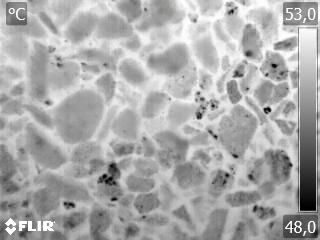
#> input picture img/103_E5R_0.jpg, 320 x 240 px, given in place of 104_E5R_0.jpg, which was not available
$ python canny.py
#> lines starting #> are read from the running program, lines starting #| are printed output that depends on the picture
### img_processing.py
'''Supporting functions for image preprocessng, data loading and labeling.'''

import glob

import matplotlib.pyplot as plt
import natsort
import numpy as np
from PIL import Image
import pytesseract
from skimage.color import rgb2gray
from skimage.exposure import histogram
from skimage.filters import threshold_otsu
from skimage.io import imread
from skimage.transform import rescale
from skimage.util import invert, crop


# [9 lines left out: function show_with_hist, not called in this run]


def crop_ui(img):
    '''Remove FLIR camera UI from image'''
    img_cropped = crop(img, ((27, 19), (25, 37)))
    return img_cropped


# [63 lines left out: functions get_temperature_bounds, full_prepare, load_img_series, default_img_set, decode_labels, encode_labels, not called in this run]

### deprecated/canny.py
import numpy as np
import matplotlib.pyplot as plt
from scipy import ndimage as ndi

from skimage import feature
from skimage.io import imread
from skimage import restoration
from skimage.morphology import *

from skimage.color import rgb2gray
from skimage.filters import median
from img_processing import *
img = imread('img/104_E5R_0.jpg')
#> img is the input picture: shape (240, 320, 3); mean R, G, B 170.5, 170.5, 170.5
img = rgb2gray(img)
#> img: shape (240, 320) float64
im = crop_ui(img)
#> in crop_ui, `img_cropped = crop(img, ((27, 19), (25, 37)))`:
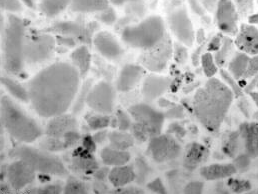
#> img_cropped: shape (194, 258) float64; min 0, max 1, mean 0.681
#im = rescale(im, 4, anti_aliasing=False)

from skimage import exposure
from skimage.restoration import denoise_tv_chambolle, denoise_bilateral
from skimage.morphology import erosion, dilation, opening, closing, white_tophat


#> (the run stopped early here; a loop or call above may not have finished)

$ run again, on img/103_E5R_4.jpg
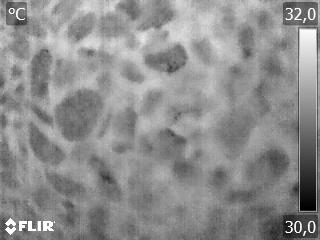
#> input picture img/103_E5R_4.jpg, 320 x 240 px, given in place of 104_E5R_0.jpg, which was not available
#> img is the input picture: shape (240, 320, 3); min 0, max 255, mean 141.6
#> img: shape (240, 320) float64
#> in crop_ui, `img_cropped = crop(img, ((27, 19), (25, 37)))`:
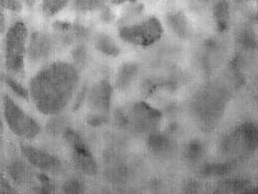
#> img_cropped: shape (194, 258) float64; min 0.173, max 0.949, mean 0.564

$ run again, on img/105_E11R_0.jpg
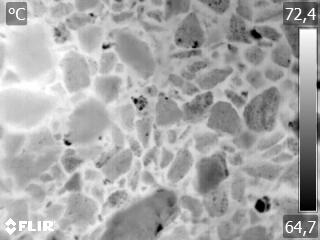
#> input picture img/105_E11R_0.jpg, 320 x 240 px, given in place of 104_E5R_0.jpg, which was not available
#> img is the input picture: shape (240, 320, 3); min 0, max 255, mean 168
#> img: shape (240, 320) float64
#> in crop_ui, `img_cropped = crop(img, ((27, 19), (25, 37)))`:
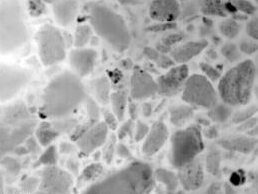
#> img_cropped: shape (194, 258) float64; min 0, max 1, mean 0.67

$ run again, on img/105_E11R_1.jpg
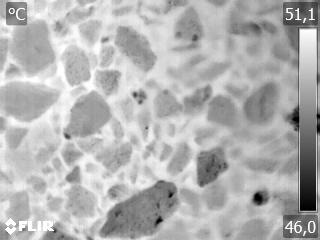
#> input picture img/105_E11R_1.jpg, 320 x 240 px, given in place of 104_E5R_0.jpg, which was not available
#> img is the input picture: shape (240, 320, 3); min 0, max 255, mean 178.6
#> img: shape (240, 320) float64
#> in crop_ui, `img_cropped = crop(img, ((27, 19), (25, 37)))`:
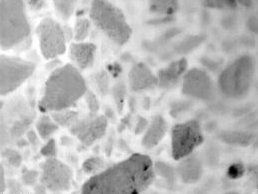
#> img_cropped: shape (194, 258) float64; min 0, max 1, mean 0.722
